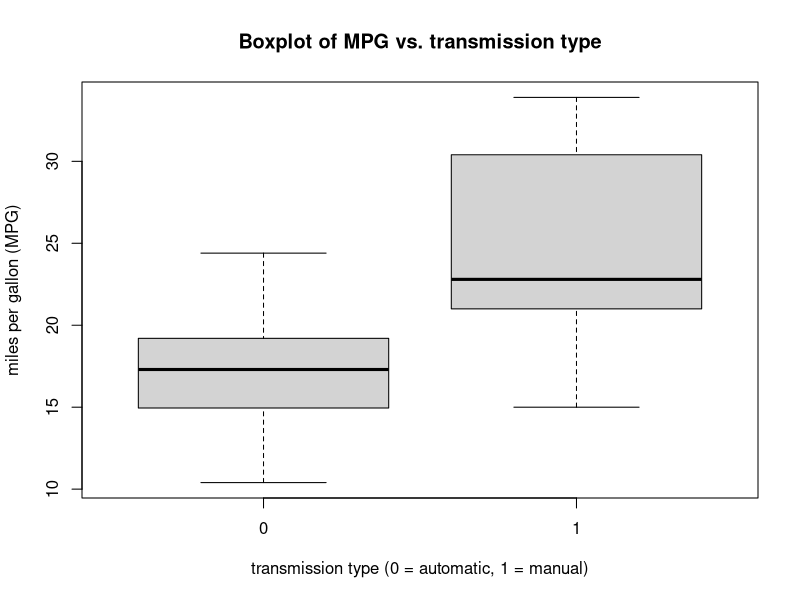
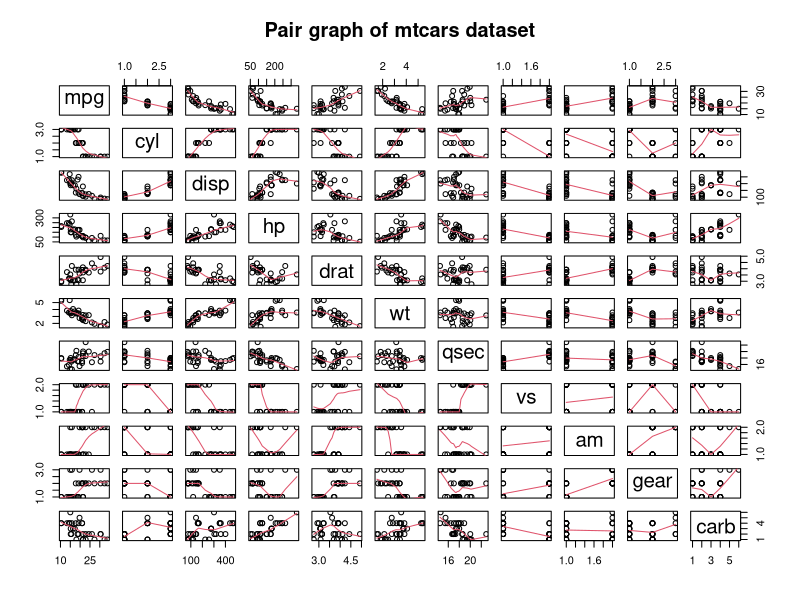
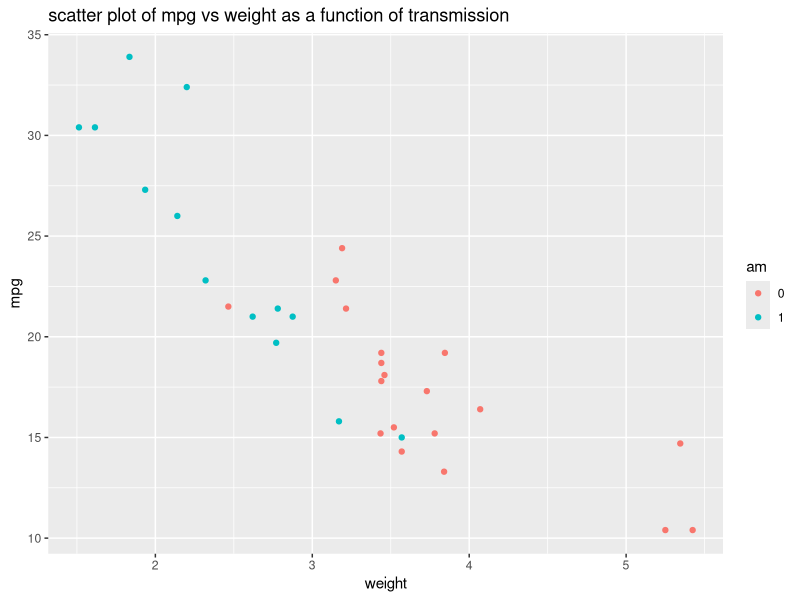
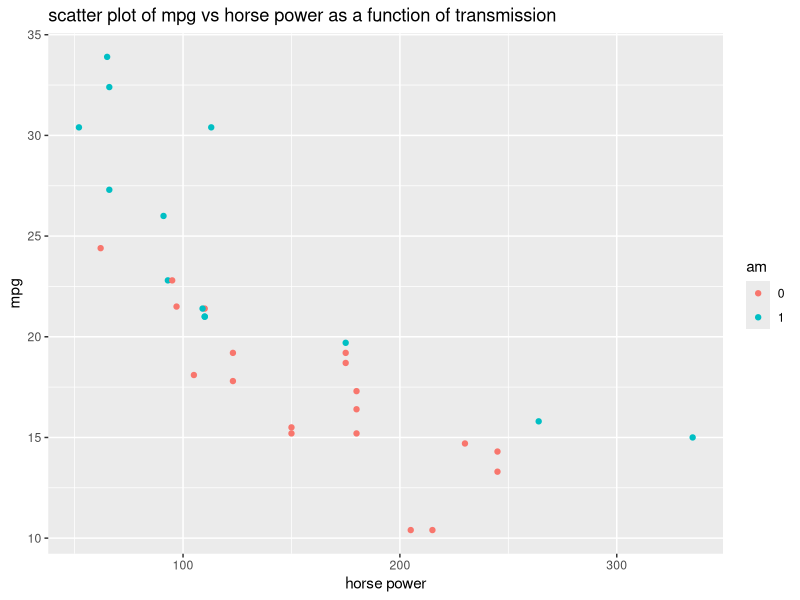
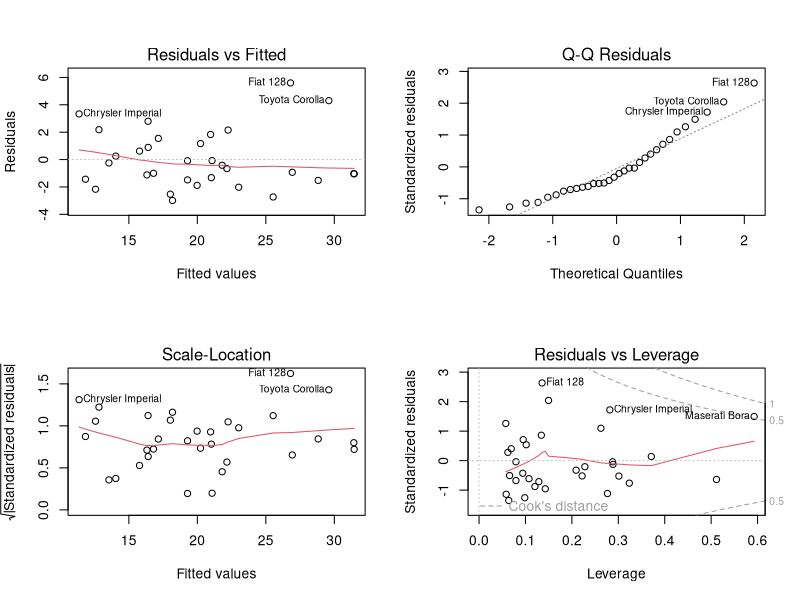
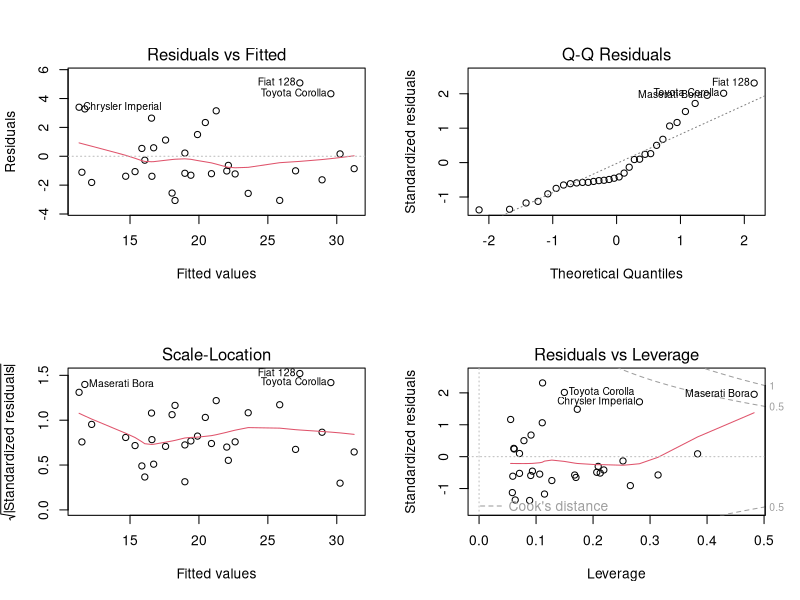

R code for these plots, in order:
## ---- chunk 1
knitr::opts_chunk$set(echo = TRUE)
## ---- chunk 2
#load data mtcars data set
library(datasets)
data(mtcars)
#str(mtcars) # not compiled for space reasons
## ---- chunk 3
# save correlation matrix
correlation <- cor(mtcars)
#load data mtcars data set
mtcars$cyl <- factor(mtcars$cyl); mtcars$vs <- factor(mtcars$vs);mtcars$gear <- factor(mtcars$gear);
mtcars$carb <-factor(mtcars$carb);mtcars$am <- factor(mtcars$am)
#str(mtcars) # not compiled for space reasons
## ---- chunk 4
means <- aggregate(mpg ~ am, data = mtcars, mean)
## ---- chunk 5
t.test(mtcars$mpg ~ mtcars$am)$p.value
## ---- chunk 6
simple_model <- lm(mpg ~ am, data = mtcars)
#summary(simple_model)
## ---- chunk 7
full_model <- lm(mpg ~ ., data = mtcars)
#summary(full_model)
## ---- chunk 8
#correlation[1,]
## ---- chunk 9
highCorModel <- lm(mpg ~ wt + cyl + disp + hp + am, data = mtcars)
#summary(highCorModel)
## ---- chunk 10
IntuitionModel <- lm(mpg ~ wt + hp + am, data = mtcars)
#summary(IntuitionModel)
## ---- chunk 11
InteractionModel <- lm(mpg ~ wt + hp + am + wt:am + hp:am, data = mtcars)
#summary(InteractionModel)
## ---- chunk 12
Interaction2Model <- lm(mpg ~ wt + hp + am + wt:am, data = mtcars)
#summary(Interaction2Model)
## ---- chunk 13
boxplot(mtcars$mpg ~ mtcars$am, xlab="transmission type (0 = automatic, 1 = manual)",
ylab="miles per gallon (MPG)",
main="Boxplot of MPG vs. transmission type")
## ---- chunk 14
pairs(mtcars, panel = panel.smooth,main="Pair graph of mtcars dataset")
## ---- chunk 15
library(ggplot2)
ggplot(mtcars, aes(x=wt, y=mpg, group=am, color=am)) + geom_point() +
xlab("weight") + ggtitle("scatter plot of mpg vs weight as a function of transmission")
## ---- chunk 16
ggplot(mtcars, aes(x=hp, y=mpg, group=am, color=am)) + geom_point() +
xlab("horse power") + ggtitle("scatter plot of mpg vs horse power as a function of transmission")
## ---- chunk 17
par(mfrow = c(2,2))
plot(InteractionModel)
## ---- chunk 18
par(mfrow = c(2,2))
plot(Interaction2Model)
